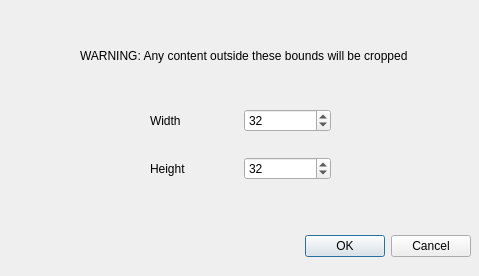
<?xml version="1.0" encoding="UTF-8"?>
<ui version="4.0">
 <class>ResizePopup</class>
 <widget class="QDialog" name="ResizePopup">
  <property name="geometry">
   <rect>
    <x>0</x>
    <y>0</y>
    <width>479</width>
    <height>276</height>
   </rect>
  </property>
  <property name="windowTitle">
   <string>Dialog</string>
  </property>
  <widget class="QDialogButtonBox" name="buttonBox">
   <property name="geometry">
    <rect>
     <x>10</x>
     <y>230</y>
     <width>461</width>
     <height>32</height>
    </rect>
   </property>
   <property name="orientation">
    <enum>Qt::Horizontal</enum>
   </property>
   <property name="standardButtons">
    <set>QDialogButtonBox::Cancel|QDialogButtonBox::Ok</set>
   </property>
  </widget>
  <widget class="QLabel" name="Warning">
   <property name="geometry">
    <rect>
     <x>80</x>
     <y>30</y>
     <width>331</width>
     <height>51</height>
    </rect>
   </property>
   <property name="text">
    <string>WARNING: Any content outside these bounds will be cropped</string>
   </property>
  </widget>
  <widget class="QWidget" name="layoutWidget">
   <property name="geometry">
    <rect>
     <x>150</x>
     <y>90</y>
     <width>181</width>
     <height>111</height>
    </rect>
   </property>
   <layout class="QVBoxLayout" name="verticalLayout">
    <item>
     <layout class="QHBoxLayout" name="horizontalLayout_2">
      <item>
       <widget class="QLabel" name="widthLabel">
        <property name="text">
         <string>Width  </string>
        </property>
       </widget>
      </item>
      <item>
       <widget class="QSpinBox" name="widthVal">
        <property name="minimum">
         <number>1</number>
        </property>
        <property name="maximum">
         <number>256</number>
        </property>
        <property name="value">
         <number>32</number>
        </property>
       </widget>
      </item>
     </layout>
    </item>
    <item>
     <layout class="QHBoxLayout" name="horizontalLayout">
      <item>
       <widget class="QLabel" name="heightLabel">
        <property name="text">
         <string>Height  </string>
        </property>
       </widget>
      </item>
      <item>
       <widget class="QSpinBox" name="heightVal">
        <property name="minimum">
         <number>1</number>
        </property>
        <property name="maximum">
         <number>256</number>
        </property>
        <property name="value">
         <number>32</number>
        </property>
       </widget>
      </item>
     </layout>
    </item>
   </layout>
  </widget>
 </widget>
 <resources/>
 <connections>
  <connection>
   <sender>buttonBox</sender>
   <signal>accepted()</signal>
   <receiver>ResizePopup</receiver>
   <slot>accept()</slot>
   <hints>
    <hint type="sourcelabel">
     <x>248</x>
     <y>254</y>
    </hint>
    <hint type="destinationlabel">
     <x>157</x>
     <y>274</y>
    </hint>
   </hints>
  </connection>
  <connection>
   <sender>buttonBox</sender>
   <signal>rejected()</signal>
   <receiver>ResizePopup</receiver>
   <slot>reject()</slot>
   <hints>
    <hint type="sourcelabel">
     <x>316</x>
     <y>260</y>
    </hint>
    <hint type="destinationlabel">
     <x>286</x>
     <y>274</y>
    </hint>
   </hints>
  </connection>
 </connections>
</ui>
